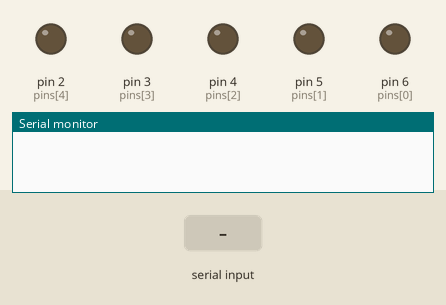
Bench run of a sketch on a simulated Arduino Uno, built with avr-gcc and run on an emulated ATmega328P. Shown: output pins drawn as LEDs (lit = HIGH), the last lines printed to the serial monitor. Inputs (shaded band) come from the test bench.

Above: at 1.2 s.
1.3 s: "90,45\n" received over Serial
At 1.7 s:
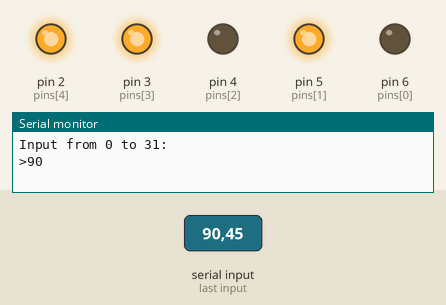
2.8 s: "30,150\n" received over Serial
At 4.0 s:
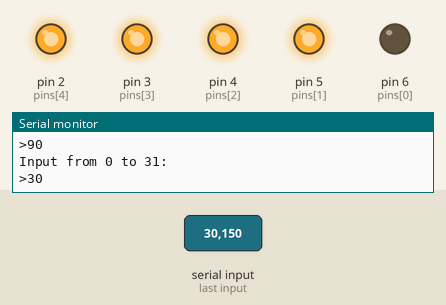
4.3 s: "5\n" received over Serial
At 5.0 s:
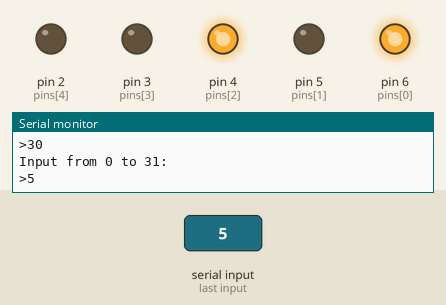
5.8 s: "200\n" received over Serial
At 6.3 s:
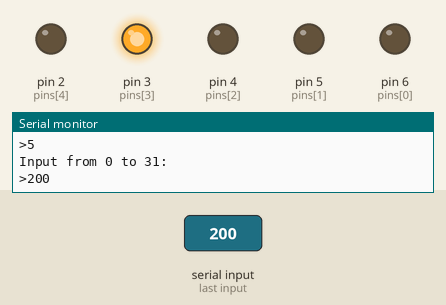
7.3 s: "90\n" received over Serial
At 8.6 s:
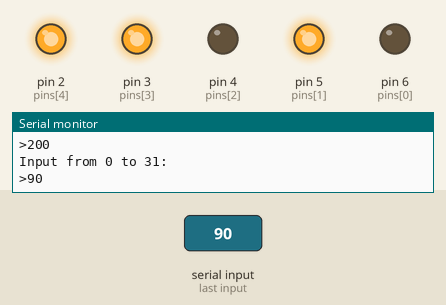
Timing chart, 0 to 9.8 s (numbered marks = the images above; inputs shaded):
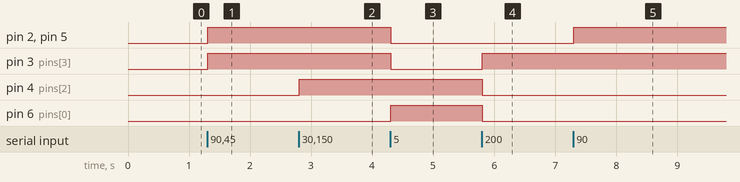

Measured:
- after the input at 1.3 s, pin 2 (pins[4]), pin 3 (pins[3]), pin 5 (pins[1]): LOW → HIGH at once
- after the input at 2.8 s, pin 4 (pins[2]): LOW → HIGH at once
- after the input at 4.3 s, pin 2 (pins[4]), pin 3 (pins[3]), pin 5 (pins[1]): HIGH → LOW at once; pin 6 (pins[0]): LOW → HIGH at once
- after the input at 5.8 s, pin 3 (pins[3]): LOW → HIGH at once; pin 4 (pins[2]), pin 6 (pins[0]): HIGH → LOW at once
- after the input at 7.3 s, pin 2 (pins[4]), pin 5 (pins[1]): LOW → HIGH at once

The sketch:

DACreadValues.ino
```cpp
int value = 0;
byte pins[] = {6, 5, 4, 3, 2};
byte const pinQuantity = 5;
byte count = 0;
bool bus[] =  {0, 0, 0, 0, 0};
String inputString = "";

void setup() {
  // put your setup code here, to run once:
  for (int i = 0; i < pinQuantity; i++)
  {
    pinMode(pins[i], OUTPUT);
  }

  Serial.begin(9600);
  inputString.reserve(200);
}

void loop() {
  // put your main code here, to run repeatedly:

}


void serialEvent()
{
  while (Serial.available()) {
    // get the new byte:
    char inChar = (char)Serial.read();
    // add it to the inputString:
    inputString += inChar;
    // if the incoming character is a newline, set a flag so the main loop can
    // do something about it:
    if (inChar == '\n')
    {
      Serial.print("\n\nInput from 0 to 31:\n>");
      value = inputString.toInt();
      Serial.print(value);
      inputString = "";

      count = 0;

      while (value > 0)
      {
        bus[count] = value % 2;
        value = value / 2;
        count++;
      }

      for (int i = 0; i < count; i++)
      {
          digitalWrite(pins[i], bus[i]);
      }

      for (int i = count; i < pinQuantity; i++)
      {
        digitalWrite(pins[i], LOW);
      }
    }
  }
}
```
